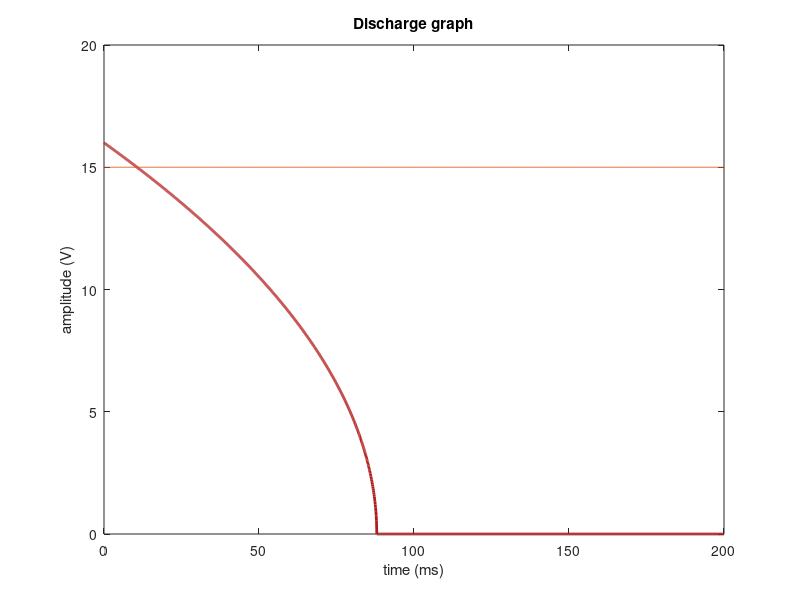

This chart was generated by the following MATLAB code:
clear;
Vin = 16;

Cin = 22e-6;
I_load = 2e-3;
Pin = Vin * I_load;


n = 20; %number of period
T = 10; %10 msec
step = 100;
t = [0:T/step:n*T];






Vdis = sqrt(Vin^2 - (2 * Pin* (t / 1000) / Cin));

plot(t, Vdis,'LineWidth',2, 'Color', [0.7 0.1 0.1]);
xlabel('time (ms)');
ylabel('amplitude (V)');
title('Discharge graph');

hold on

V_lim = 15 * ones(size(t));

plot(t, V_lim);

hold off
